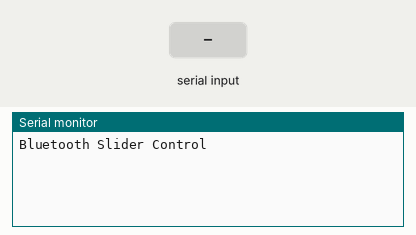
Bench run of a sketch on a simulated Arduino Uno, built with avr-gcc and run on an emulated ATmega328P. Shown: the last lines printed to the serial monitor. The inputs (shaded band) are chosen by the test bench.

Above: at 1.2 s.
1.3 s: "/" received over the second serial link
At 1.7 s:
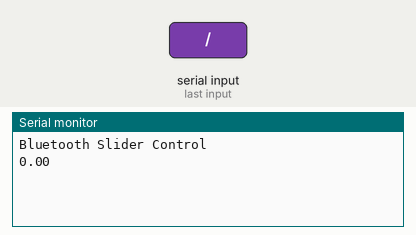
2.8 s: "90/45\n" received over the second serial link
At 4.1 s:
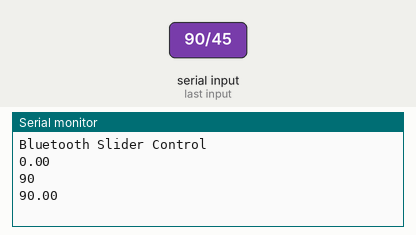

The sketch:

bluetooth_potentiometer.ino
```cpp
#include <SoftwareSerial.h>

// Define the pins for SoftwareSerial
const int rxPin = 10; // Receive pin
const int txPin = 11; // Transmit pin
int n=0;
char text[20];
// Define pin for LED
// const int ledPin = 12;

// Create a SoftwareSerial object
SoftwareSerial bluetooth(rxPin, txPin);

void setup() {
  // Initialize serial communication for debugging
  Serial.begin(9600);

  // Initialize SoftwareSerial for communication with Bluetooth module
  bluetooth.begin(9600);


  // Set the LED pin as an output
  // pinMode(ledPin, OUTPUT);

  // Send a message to indicate readiness
  Serial.println("Bluetooth Slider Control");
}

void loop() {

  if (bluetooth.available()) {
    // Read the incoming byte from Bluetooth
    char receivedChar = bluetooth.read();


    if (receivedChar == '/') {
      Serial.println(text);
      float value = atof(text);
      if (value>1023){
        value=1023;
      }

      Serial.println(value);

      n=0;}
    else{
      text[n]=receivedChar;
      n=n+1;}

  }
}
```

Measured:
- after the input at 1.3 s, the serial monitor: prints a new line at once (image 1)
- after the input at 2.8 s, the serial monitor: prints a new line at once (image 2)
